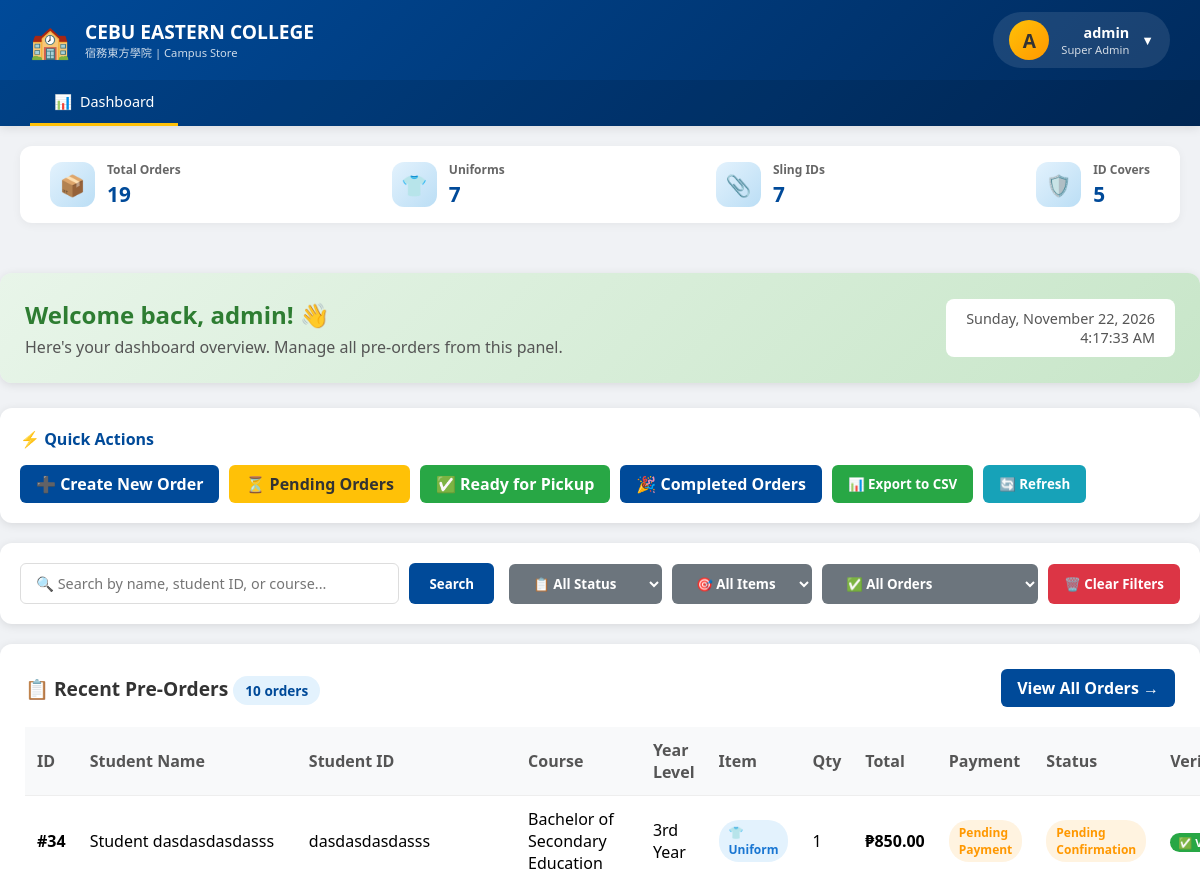
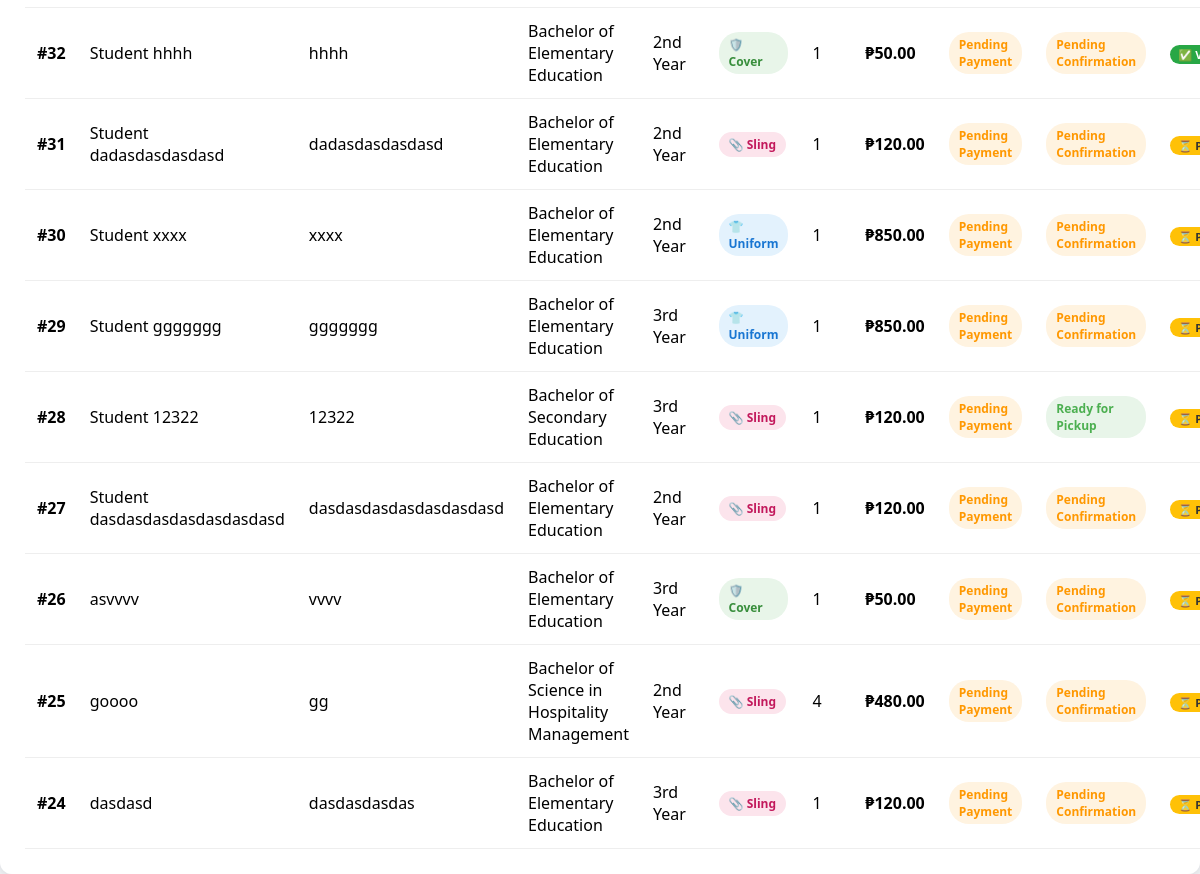
The page /dashboard/ (signed in) on the database its author committed (2 pictures, top to bottom).
### store/models.py (models this page shows, shortened)
class Order(models.Model):
    ITEM_CHOICES = [
        ('uniform', 'School Uniform (₱850.00)'),
        ('sling', 'Sling ID (₱120.00)'),
        ('cover', 'ID Cover (₱50.00)'),
    ]
    COURSE_CHOICES = [
        ('BSED', 'Bachelor of Secondary Education'),
        ('BEED', 'Bachelor of Elementary Education'),
        ('BSHM', 'Bachelor of Science in Hospitality Management'),
        ('BSIT', 'Bachelor of Science in Information Technology'),
        ('BSCRIM', 'Bachelor of Science in Criminology'),
        ('SHS', 'Senior High School'),
    ]
    YEAR_LEVEL_CHOICES = [
        ('1', '1st Year'),
        ('2', '2nd Year'),
        ('3', '3rd Year'),
        ('4', '4th Year'),
        ('grad', 'Graduate School'),
    ]
    PAYMENT_METHOD_CHOICES = [
        ('cash', 'Cash on Pickup'),
        ('gcash', 'GCash'),
        ('paymaya', 'PayMaya'),
        ('bank_transfer', 'Bank Transfer'),
    ]
    PAYMENT_STATUS_CHOICES = [
        ('pending', 'Pending Payment'),
        ('paid', 'Paid'),
    ]
    ORDER_STATUS_CHOICES = [
        ('pending', 'Pending Confirmation'),
        ('confirmed', 'Confirmed'),
        ('processing', 'Processing'),
        ('ready', 'Ready for Pickup'),
        ('completed', 'Completed'),
        ('cancelled', 'Cancelled'),
    ]
    student_id = models.CharField('Student ID Number', max_length=20)
    full_name = models.CharField('Full Name', max_length=100)
    course = models.CharField('Course/Program', max_length=20, choices=COURSE_CHOICES, blank=True)
    year_level = models.CharField('Year Level', max_length=10, choices=YEAR_LEVEL_CHOICES, blank=True)
    item = models.CharField('Item', max_length=20, choices=ITEM_CHOICES)
    specific_option = models.CharField('Option', max_length=50, blank=True)
    quantity = models.PositiveIntegerField('Quantity', default=1)
    payment_method = models.CharField('Payment Method', max_length=20, choices=PAYMENT_METHOD_CHOICES, default='cash')
    payment_status = models.CharField('Payment Status', max_length=20, choices=PAYMENT_STATUS_CHOICES, default='pending')
    payment_reference = models.CharField('Payment Reference', max_length=100, blank=True)
    total_amount = models.DecimalField('Total Amount', max_digits=10, decimal_places=2, default=0)
    order_status = models.CharField('Order Status', max_length=20, choices=ORDER_STATUS_CHOICES, default='pending')
    notes = models.TextField('Additional Notes', blank=True)
    id_picture = models.ImageField('ID Picture', upload_to='id_pictures/', blank=True, null=True)
    created_at = models.DateTimeField(auto_now_add=True)
    updated_at = models.DateTimeField(auto_now=True)
    @property
    def is_verified(self):
        return bool(self.id_picture)
    class Meta:
        ordering = ['-created_at']

### store/views.py (the view)
# urls.py: path('dashboard/', views.dashboard_view, name='dashboard'),
@login_required(login_url='store:login')
def dashboard_view(request):
    all_orders = Order.objects.all()
    context = {
        'total_orders': all_orders.count(),
        'uniform_count': Order.objects.filter(item='uniform').count(),
        'sling_count': Order.objects.filter(item='sling').count(),
        'cover_count': Order.objects.filter(item='cover').count(),
        'recent_orders': all_orders[:10],
    }
    return render(request, 'store/dashboard.html', context)

### store/templates/store/dashboard.html (shortened to what this page needs)
<!DOCTYPE html>
<html lang="en">
<head>
    {% load static %}
</head>
<body>
    <div class="navbar">
        <div class="nav-container">
            <div class="logo-section">
                <div class="logo-icon">🏫</div>
                <div class="logo-text">
                    <h2>CEBU EASTERN COLLEGE</h2>
                    <p>宿務東方學院 | Campus Store</p>
                </div>
            </div>
            <div class="user-profile" id="userProfile">
                <div class="profile-trigger" onclick="toggleDropdown()">
                    <div class="avatar">
                        {{ user.first_name|default:user.username|make_list|first|upper }}
                    </div>
                    <div class="user-info-dropdown">
                        <div class="user-name-dropdown">{{ user.get_full_name|default:user.username }}</div>
                        <div class="user-role">
                            {% if user.is_superuser %}Super Admin
                            {% elif user.is_staff %}Staff
                            {% else %}Customer{% endif %}
                        </div>
                    </div>
                    <div class="dropdown-arrow">▼</div>
                </div>
            </div>
        </div>
        <div class="main-nav">
            <div class="nav-tabs">
                <a href="#" class="nav-tab active" onclick="return false;">
                    <span>📊</span> Dashboard
                </a>
            </div>
        </div>
    </div>
    <div class="container">
        <div class="quick-stats">
            <div class="stat-item">
                <div class="stat-icon">📦</div>
                <div class="stat-info">
                    <h4>Total Orders</h4>
                    <div class="number">{{ total_orders }}</div>
                </div>
            </div>
            <div class="stat-item">
                <div class="stat-icon">👕</div>
                <div class="stat-info">
                    <h4>Uniforms</h4>
                    <div class="number">{{ uniform_count }}</div>
                </div>
            </div>
            <div class="stat-item">
                <div class="stat-icon">📎</div>
                <div class="stat-info">
                    <h4>Sling IDs</h4>
                    <div class="number">{{ sling_count }}</div>
                </div>
            </div>
            <div class="stat-item">
                <div class="stat-icon">🛡️</div>
                <div class="stat-info">
                    <h4>ID Covers</h4>
                    <div class="number">{{ cover_count }}</div>
                </div>
            </div>
            </div>
        </div>
        <div class="welcome-section">
            <div class="welcome-text">
                <h2>Welcome back, {{ user.first_name|default:user.username }}! 👋</h2>
                <p>Here's your dashboard overview. Manage all pre-orders from this panel.</p>
            </div>
            <div class="date-time">
                <div id="currentDate"></div>
                <div id="currentTime"></div>
            </div>
        </div>
        <div class="quick-actions">
            <h4>⚡ Quick Actions</h4>
            <div class="action-buttons-group">
                <a href="{% url 'store:order_create' %}" class="action-btn primary">➕ Create New Order</a>
                <a href="#" onclick="applyFilter('pending', '')" class="action-btn warning">⏳ Pending Orders</a>
                <a href="#" onclick="applyFilter('ready', '')" class="action-btn success">✅ Ready for Pickup</a>
                <a href="#" onclick="applyFilter('completed', '')" class="action-btn primary">🎉 Completed Orders</a>
                <button onclick="exportToCSV()" class="action-btn success">📊 Export to CSV</button>
                <button onclick="window.location.reload()" class="action-btn info">🔄 Refresh</button>
            </div>
        </div>
        <div class="filters-section">
            <div class="search-box">
                <input type="text" id="searchInput" placeholder="🔍 Search by name, student ID, or course..." onkeyup="filterTable()">
                <button onclick="filterTable()">Search</button>
            </div>
            <div class="filter-controls" style="display: flex; gap: 10px; flex-wrap: wrap;">
                <select id="statusFilter" class="filter-select" onchange="filterTable()">
                    <option value="">📋 All Status</option>
                </select>
                <select id="itemFilter" class="filter-select" onchange="filterTable()">
                    <option value="">🎯 All Items</option>
                </select>
                <select id="verifiedFilter" class="filter-select" onchange="filterTable()">
                    <option value="">✅ All Orders</option>
                </select>
                <button onclick="clearFilters()" class="action-btn danger">🗑️ Clear Filters</button>
            </div>
        </div>
        <div class="orders-table-container">
            <div class="section-title">
                <h3>📋 Recent Pre-Orders <span class="order-count" id="visibleCount">{{ recent_orders|length }} orders</span></h3>
                <a href="{% url 'admin:store_order_changelist' %}" class="action-btn primary">View All Orders →</a>
            </div>
            <div id="tableView">
                <table id="ordersTable">
                    <thead>
                        <tr>
                            <th>ID</th>
                            <th>Student Name</th>
                            <th>Student ID</th>
                            <th>Course</th>
                            <th>Year Level</th>
                            <th>Item</th>
                            <th>Qty</th>
                            <th>Total</th>
                            <th>Payment</th>
                            <th>Status</th>
                            <th>Verification</th>
                        </tr>
                    </thead>
                    <tbody id="ordersTableBody">
                        {% for order in recent_orders %}
                        <tr data-order-id="{{ order.id }}" data-order-status="{{ order.order_status }}" data-order-item="{{ order.item }}" data-order-name="{{ order.full_name|lower }}" data-order-student-id="{{ order.student_id|lower }}" data-order-course="{{ order.get_course_display|default:''|lower }}" data-order-verified="{{ order.is_verified|yesno:'verified,pending' }}">
                            <td><strong>#{{ order.id }}</strong></td>
                            <td>{{ order.full_name }}</td>
                            <td>{{ order.student_id }}</td>
                            <td>{{ order.get_course_display|default:"-" }}</td>
                            <td>{{ order.get_year_level_display|default:"-" }}</td>
                            <td>
                                <span class="badge badge-{{ order.item }}">
                                    {% if order.item == 'uniform' %}👕 Uniform
                                    {% elif order.item == 'sling' %}📎 Sling
                                    {% else %}🛡️ Cover
                                    {% endif %}
                                </span>
                            </td>
                            <td>{{ order.quantity }}</td>
                            <td><strong>₱{{ order.total_amount|floatformat:2 }}</strong></td>
                            <td>
                                <span class="badge payment-{{ order.payment_status }}">
                                    {{ order.get_payment_status_display }}
                                </span>
                            </td>
                            <td>
                                <span class="badge status-{{ order.order_status }}">
                                    {{ order.get_order_status_display }}
                                </span>
                            </td>
                            <td>
                                {% if order.is_verified %}
                                    <span class="verified-badge">✅ Verified</span>
                                {% else %}
                                    <span class="pending-badge">⏳ Pending</span>
                                {% endif %}
                            </td>
                        </tr>
                        {% endfor %}
                    </tbody>
                </table>
            </div>
        </div>
</body>
</html>

### rows shown on the page
Order: id "34", full_name "Student dasdasdasdasss", student_id "dasdasdasdasss", course "Bachelor of Secondary Education", year_level "3rd Year", item "👕 Uniform", quantity "1", total_amount "850.00", payment_status "Pending Payment", order_status "Pending Confirmation"
Order: id "32", full_name "Student hhhh", student_id "hhhh", course "Bachelor of Elementary Education", year_level "2nd Year", item "🛡️ Cover", quantity "1", total_amount "50.00", payment_status "Pending Payment", order_status "Pending Confirmation"
Order: id "31", full_name "Student dadasdasdasdasd", student_id "dadasdasdasdasd", course "Bachelor of Elementary Education", year_level "2nd Year", item "📎 Sling", quantity "1", total_amount "120.00", payment_status "Pending Payment", order_status "Pending Confirmation"
Order: id "30", full_name "Student xxxx", student_id "xxxx", course "Bachelor of Elementary Education", year_level "2nd Year", item "👕 Uniform", quantity "1", total_amount "850.00", payment_status "Pending Payment", order_status "Pending Confirmation"
Order: id "29", full_name "Student ggggggg", student_id "ggggggg", course "Bachelor of Elementary Education", year_level "3rd Year", item "👕 Uniform", quantity "1", total_amount "850.00", payment_status "Pending Payment", order_status "Pending Confirmation"
Order: id "28", full_name "Student 12322", student_id "12322", course "Bachelor of Secondary Education", year_level "3rd Year", item "📎 Sling", quantity "1", total_amount "120.00", payment_status "Pending Payment", order_status "Ready for Pickup"
Order: id "27", full_name "Student dasdasdasdasdasdasdasd", student_id "dasdasdasdasdasdasdasd", course "Bachelor of Elementary Education", year_level "2nd Year", item "📎 Sling", quantity "1", total_amount "120.00", payment_status "Pending Payment", order_status "Pending Confirmation"
Order: id "26", full_name "asvvvv", student_id "vvvv", course "Bachelor of Elementary Education", year_level "3rd Year", item "🛡️ Cover", quantity "1", total_amount "50.00", payment_status "Pending Payment", order_status "Pending Confirmation"
Order: id "25", full_name "goooo", student_id "gg", course "Bachelor of Science in Hospitality Management", year_level "2nd Year", item "📎 Sling", quantity "4", total_amount "480.00", payment_status "Pending Payment", order_status "Pending Confirmation"
Order: id "24", full_name "dasdasd", student_id "dasdasdasdas", course "Bachelor of Elementary Education", year_level "3rd Year", item "📎 Sling", quantity "1", total_amount "120.00", payment_status "Pending Payment", order_status "Pending Confirmation"

### other values the page prints
{{ user.first_name|default:user.username|make_list|first|upper }} "A"
{{ user.get_full_name|default:user.username }} "admin"
{{ total_orders }} "19"
{{ uniform_count }} "7"
{{ sling_count }} "7"
{{ cover_count }} "5"
{{ user.first_name|default:user.username }} "admin"
{{ recent_orders|length }} "10"
